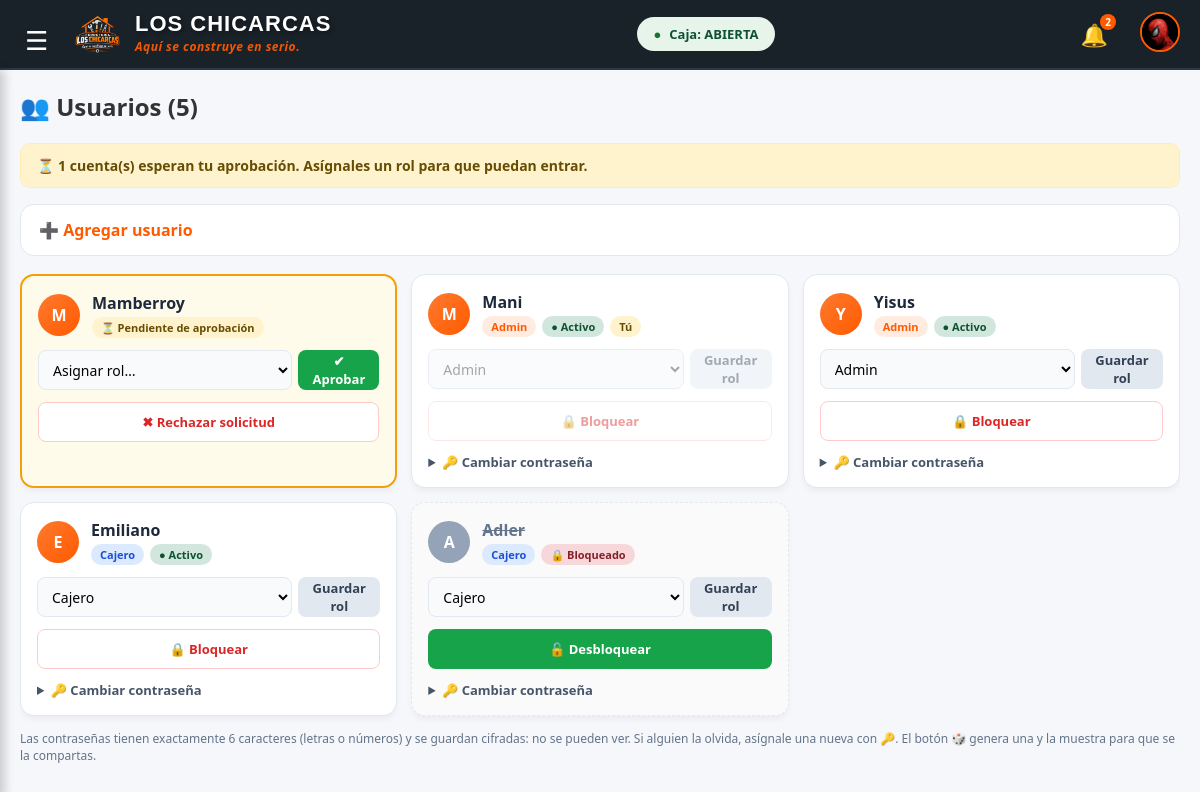
The page /usuarios.php (signed in) on the database its author committed.
### tables this page shows
CREATE TABLE `usuarios` (
  `id_usuario` int(11) NOT NULL,
  `nombre_usuario` varchar(50) NOT NULL,
  `password` varchar(255) NOT NULL,
  `rol` varchar(20) NOT NULL DEFAULT 'Cajero',
  `activo` tinyint(1) NOT NULL DEFAULT 1
);

### usuarios.php (the view, shortened to what this page needs)
<?php
require_once "config/conexion.php";
$yo = intval($_SESSION['id_usuario'] ?? 0);
$roles_validos = [ROL_ADMIN, 'cajero'];
$usuarios = $conexion->query("SELECT id_usuario, nombre_usuario, rol, activo FROM usuarios ORDER BY (rol = 'pendiente') DESC, activo DESC, rol ASC, nombre_usuario ASC")
                     ->fetch_all(MYSQLI_ASSOC);
$n_pendientes = count(array_filter($usuarios, fn($x) => $x['rol'] === 'pendiente'));
?>
<!DOCTYPE html>
<html lang="es">
<head>
    <link rel="stylesheet" href="css/estilos.css">
</head>
<body class="pagina-usuarios">
    <label for="toggle-sidebar-check" class="btn-hamburguesa-toggle" style="position: fixed; top: 22px; left: 25px; z-index: 2000; font-size: 26px; color: #FFFFFF !important; cursor: pointer; user-select: none;">☰</label>
    <?php include "componentes/header.php"; ?>
    <div class="contenedor-principal">
        <main class="contenido-pagina">
            <div class="col-izquierda">
                <div class="inv-cabecera">
                    <h2>👥 Usuarios (<?php echo count($usuarios); ?>)</h2>
                </div>
                <div class="tabla-responsiva">
                    <?php if ($n_pendientes > 0): ?>
                        <div class="us-aviso pend">⏳ <?php echo $n_pendientes; ?> cuenta(s) esperan tu aprobación. Asígnales un rol para que puedan entrar.</div>
                    <?php endif; ?>
                    <details class="us-nuevo">
                        <summary>➕ Agregar usuario</summary>
                    </details>
                    <div class="us-lista">
                        <?php foreach ($usuarios as $u):
                            $es_yo     = ((int)$u['id_usuario'] === $yo);
                            $bloqueado = ((int)$u['activo'] !== 1);
                            $es_pend   = ($u['rol'] === 'pendiente');
                            $opciones  = array_unique(array_merge($roles_validos, [$u['rol']]));
                        ?>
                            <div class="us-card <?php echo $es_pend ? 'pendiente' : ($bloqueado ? 'bloqueado' : ''); ?>">
                                <div class="us-cab">
                                    <div class="us-avatar"><?php echo htmlspecialchars(mb_strtoupper(mb_substr($u['nombre_usuario'], 0, 1))); ?></div>
                                    <div>
                                        <div class="us-nombre"><?php echo htmlspecialchars($u['nombre_usuario']); ?></div>
                                        <div class="us-chips">
                                            <?php if ($es_pend): ?>
                                                <span class="us-chip pend">⏳ Pendiente de aprobación</span>
                                            <?php else: ?>
                                                <span class="us-chip <?php echo $u['rol'] === ROL_ADMIN ? 'admin' : ($u['rol'] === 'cajero' ? 'cajero' : ''); ?>"><?php echo htmlspecialchars(ucfirst($u['rol'])); ?></span>
                                                <span class="us-chip <?php echo $bloqueado ? 'bloq' : 'activo'; ?>"><?php echo $bloqueado ? '🔒 Bloqueado' : '● Activo'; ?></span>
                                            <?php endif; ?>
                                            <?php if ($es_yo): ?><span class="us-chip yo">Tú</span><?php endif; ?>
                                        </div>
                                    </div>
                                </div>
                                <?php if ($es_pend): ?>
                                    <form method="POST" action="usuarios.php" class="us-form-rol">
                                        <select name="rol" required>
                                            <option value="">Asignar rol…</option>
                                        </select>
                                        <button type="submit" class="us-btn verde">✔ Aprobar</button>
                                    </form>
                                    <form method="POST" action="usuarios.php" style="margin:0;"
                                          onsubmit="return confirm('¿Rechazar y eliminar esta solicitud?');">
                                        <button type="submit" class="us-btn rojo" style="width:100%;">✖ Rechazar solicitud</button>
                                    </form>
                                <?php else: ?>
                                <form method="POST" action="usuarios.php" class="us-form-rol">
                                    <select name="rol" <?php echo $es_yo ? 'disabled' : ''; ?>>
                                        <?php foreach ($opciones as $r): ?>
                                            <option value="<?php echo htmlspecialchars($r); ?>" <?php echo $r === $u['rol'] ? 'selected' : ''; ?>>
                                                <?php echo htmlspecialchars(ucfirst($r)); ?>
                                            </option>
                                        <?php endforeach; ?>
                                    </select>
                                    <button type="submit" class="us-btn gris" <?php echo $es_yo ? 'disabled' : ''; ?>>Guardar rol</button>
                                </form>
                                <div class="us-acciones">
                                    <form method="POST" action="usuarios.php"
                                          onsubmit="return confirm('<?php echo $bloqueado ? '¿Desbloquear' : '¿Bloquear'; ?> a este usuario?');">
                                        <button type="submit" class="us-btn <?php echo $bloqueado ? 'verde' : 'rojo'; ?>" <?php echo $es_yo ? 'disabled' : ''; ?>>
                                            <?php echo $bloqueado ? '🔓 Desbloquear' : '🔒 Bloquear'; ?>
                                        </button>
                                    </form>
                                </div>
                                <details class="us-clave">
                                    <summary>🔑 Cambiar contraseña</summary>
                                </details>
                                <?php endif; ?>
                            </div>
                        <?php endforeach; ?>
                    </div>
                    <p class="us-ayuda">Las contraseñas tienen exactamente 6 caracteres (letras o números) y se guardan cifradas: no se pueden ver. Si alguien la olvida, asígnale una nueva con 🔑. El botón 🎲 genera una y la muestra para que se la compartas.</p>
                </div>
            </div>
        </main>
    </div>
</body>
</html>

### css/estilos.css (style rules this page uses)
:root { --color-fondo-oscuro: #1A2229; --color-principal-naranja: #FF5A00; --color-fondo-gris-claro: #F5F7FA; --color-texto-blanco: #FFFFFF; --color-texto-gris: #A0AEC0; --color-tarjetas: #FFFFFF; --color-bordes: #E2E8F0; --color-exito-verde: #0F5132; --color-caja-verde: #1E3A2F; --ind-900: #F8FAFC; --ind-800: #FFFFFF; --ind-700: #F1F5F9; --borde: #E2E8F0; --texto: #1E293B; --texto-2: #334155; --gris-400: #64748B; --gris-500: #94A3B8; --verde: #059669; --cian: #0891B2; --rosa: #E11D48; --ambar-400: #D97706; --ambar-500: #F59E0B; --ambar-600: #D97706; --mono: ui-monospace, "SFMono-Regular", Consolas, "Courier New", monospace; --sticky-top: 0px; --sticky-cab: 0px; }
* { margin: 0; padding: 0; box-sizing: border-box; font-family: 'Segoe UI', Tahoma, Geneva, Verdana, sans-serif; }
body { background-color: var(--color-fondo-gris-claro); color: #333; overflow-x: hidden; }
html { scrollbar-width: thin; scrollbar-color: #CBD5E1 transparent; }
.btn-hamburguesa-toggle { font-size: 24px; color: var(--color-texto-blanco); cursor: pointer; margin-right: 15px; user-select: none; transition: transform 0.4s ease-in-out; }
.contenedor-principal { display: flex; margin-top: 70px; height: calc(100vh - 70px); width: 100%; overflow: hidden; }
.contenido-pagina { margin-left: 0; transition: all 0.3s ease-in-out; width: 100%; padding: 20px; display: flex; flex-direction: row !important; gap: 20px; height: 100%; }
.col-izquierda { flex: 2; min-width: 0; background: transparent; border-radius: 0; padding: 0; box-shadow: none; display: flex; flex-direction: column; height: 100%; }
:root { --resalte-tiempo: 3s; --resalte-fondo: 251, 255, 214; --resalte-franja: 245, 197, 24; }
.tabla-responsiva { width: 100%; flex: 1 1 auto; min-height: 0; overflow-y: auto !important; padding-right: 0; }
.inv-cabecera { margin-bottom: 20px; }

### rows shown on the page
usuarios: nombre_usuario "M", nombre_usuario "Mamberroy", rol "⏳ Pendiente de aprobación"
usuarios: nombre_usuario "M", nombre_usuario "Mani", rol "Admin", activo "● Activo", shows "Tú"
usuarios: nombre_usuario "Y", nombre_usuario "Yisus", rol "Admin", activo "● Activo"
usuarios: nombre_usuario "E", nombre_usuario "Emiliano", rol "Cajero", activo "● Activo"
usuarios: nombre_usuario "A", nombre_usuario "Adler", rol "Cajero", activo "🔒 Bloqueado"

### other values the page prints
$total_bajos "2"
count($usuarios) "5"
$n_pendientes "1"
